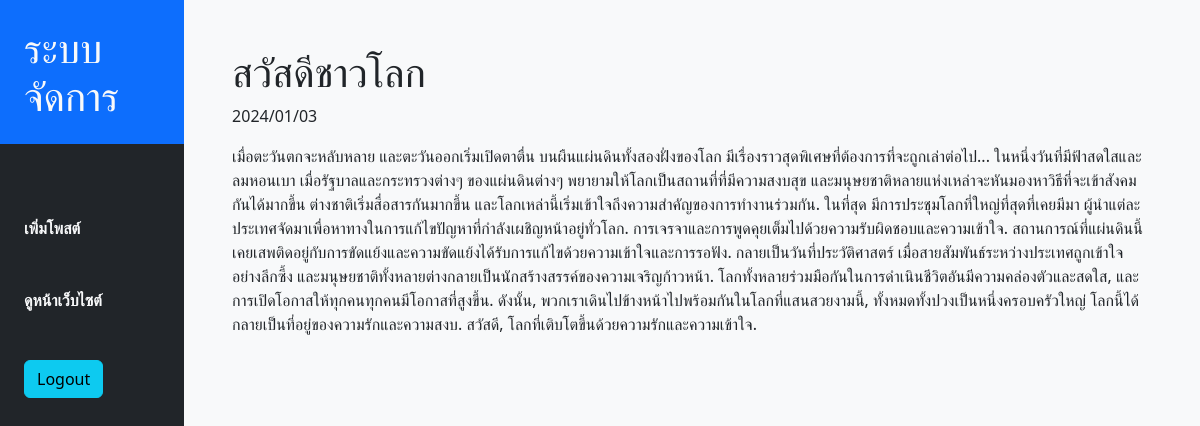
Page /admin/view.php?id=2 (signed in) on the committed database.
### tables this page shows
CREATE TABLE `posts` (
  `id` int(11) NOT NULL,
  `date` varchar(255) NOT NULL,
  `title` varchar(255) NOT NULL,
  `summary` text NOT NULL,
  `content` mediumtext NOT NULL
);

### admin/view.php (the view)
<?php
include("templates/header.php");
?>
<div class="post w-100 bg-light p-5">
    <?php
    $id = $_GET["id"];
    if ($id) {
        include("../connect.php");
        $sqlSelectPost = "SELECT * FROM posts WHERE id = $id";
        $result = mysqli_query($conn, $sqlSelectPost);
        while ($data = mysqli_fetch_array($result)) {
        ?>
        <h1><?php echo  $data['title']; ?></h1>
        <p><?php echo $data['date']; ?></p>
        <p><?php echo $data['content']; ?></p>
        <?php
        }
    }else{
        echo "Post Not Found";
    }
    ?>
</div>
<?php
include("templates/footer.php");
?>

### rows in the picture
posts: title "สวัสดีชาวโลก", date "2024/01/03", content "เมื่อตะวันตกจะหลับหลาย และตะวันออกเริ่มเปิดตาตื่น บนผืนแผ่นดินทั้งสองฝั่งของโลก มีเรื่องราวสุดพิเศษที่ต้องการที่จะถูกเล่าต่อไป... ในหนึ่งวันที่มีฟ้าสดใสและลมหอนเบา เมื่อรัฐบาลและกระทรวงต่างๆ ของแผ่นดินต่างๆ พยายามให้โลกเป็นสถานที่ที่มีความสงบสุข และมนุษยชาติหลายแห่งเหล่าจะหันมองหาวิธีที่จะเข้าสังคมกันได้มากขึ้น ต่างชาติเริ่มสื่อสารกันมากขึ้น และโลกเหล่านี้เริ่มเข้าใจถึงความสำคัญของการทำงานร่วมกัน. ในที่สุด มีการประชุมโลกที่ใหญ่ที่สุดที่เคยมีมา ผู้นำแต่ละประเทศจัดมาเพื่อหาทางในการแก้ไขปัญหาที่กำลังเผชิญหน้าอยู่ทั่วโลก. การเจรจาและการพูดคุยเต็มไปด้วยความรับผิดชอบและความเข้าใจ. สถานการณ์ที่แผ่นดินนี้เคยเสพติดอยู่กับการขัดแย้งและความขัดแย้งได้รับการแก้ไขด้วยความเข้าใจและการรอฟัง.…"
